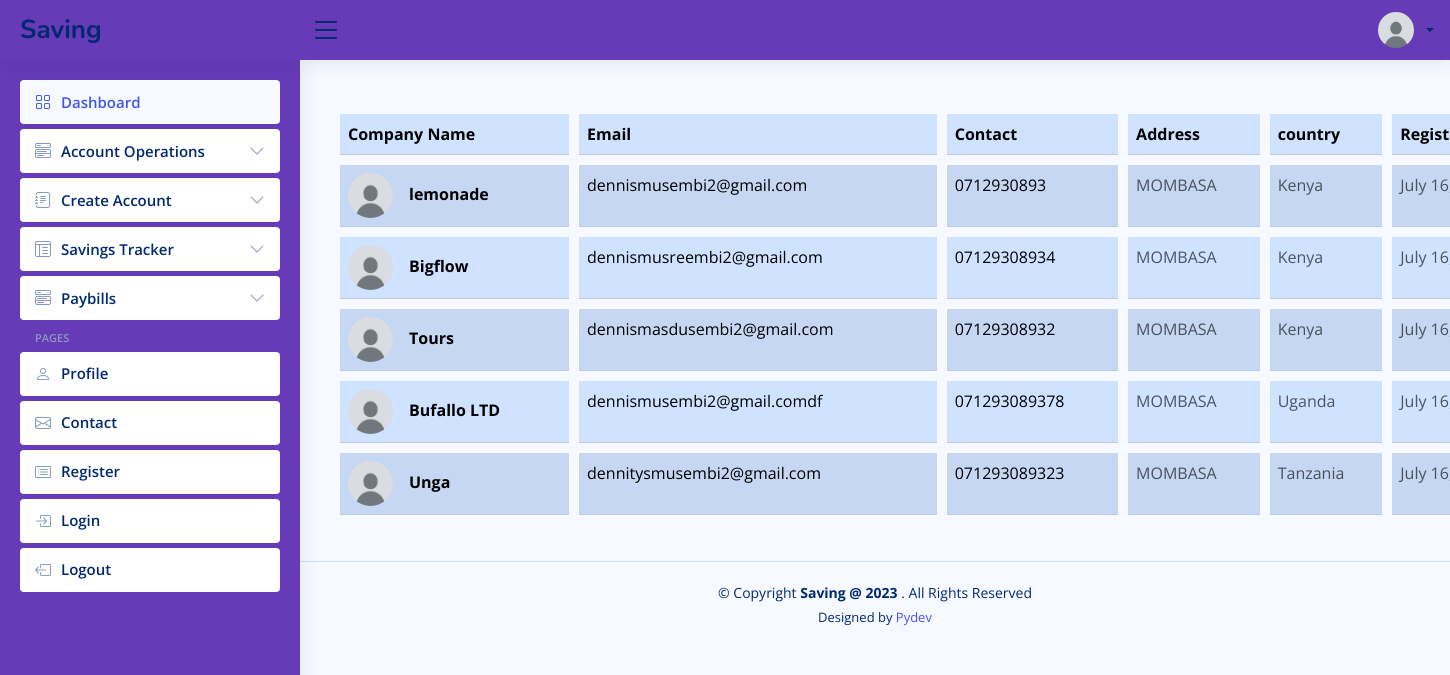
The page /display_companies (signed in) on the database its author committed.
### accounts/models.py (models this page shows, shortened)
class User(AbstractUser):
	is_account_staff = models.BooleanField("Is account_staff", default=False)
	is_customer = models.BooleanField("Is customer", default=False)
	is_employee = models.BooleanField("Is employee", default=False)

class Profile(models.Model):
	user             = models.OneToOneField(settings.AUTH_USER_MODEL, on_delete=models.CASCADE)
	image            = models.ImageField(default="default.jpg", upload_to="profile_pics")
	about            = models.TextField()
	company          = models.CharField(max_length=100, blank=True, null=True)
	job              = models.CharField(max_length=100, blank=True, null=True)
	country          = models.CharField(max_length=100, blank=True, null=True)
	address          = models.CharField(max_length=100, blank=True, null=True)
	phone            = models.CharField(max_length=100, blank=True, null=True)
	twitter_profile  = models.CharField(max_length=100, blank=True, null=True)
	facebook_profile = models.CharField(max_length=100, blank=True, null=True)
	instagram_profile = models.CharField(max_length=100, blank=True, null=True)
	linkedin_profile = models.CharField(max_length=100, blank=True, null=True)

### savings/models.py (models this page shows, shortened)
class Company(models.Model):
	name = models.CharField(max_length=50, unique=True)
	email = models.EmailField(unique=True)
	contact = models.CharField(max_length=50)
	address = models.CharField(max_length=50)
	country = models.CharField(max_length=50)
	approved = models.BooleanField(default=False)
	admin_review = models.BooleanField(default=False)
	registered_on = models.DateField(auto_now_add=True)

### savings/more_views.py (the view)
# urls.py: path("display_companies", more_views.display_companies, name="display_companies"),
def display_companies(request):
    companies = Company.objects.filter(approved=True)
    context = {
            "companies": companies,
            }
    return render(request, "savings/display_companies.html", context)

### savings/classes.py (called while the page is built)
def get_transaction_history(user):
	accounts = user.account_set.all()#Account.objects.filter(user=user)
	transactions = Statements.objects.filter(account_number__in=accounts).order_by("-transaction_date")
	return transactions

def get_account_details(user):
	details = Account.objects.filter(user=user)
	return details

def get_calender():
	current_date = datetime.now()
	current_year = current_date.year
	month = current_date.month
	day = current_date.day
	month_name = calendar.month_name[month]
	cal = calendar.monthcalendar(current_year, month)
	return month_name, current_year, cal, day

### templates/savings/display_companies.html (shortened to what this page needs)
{% extends "savings/forms_layout.html" %}
{% load static %}
{% block display_companies %}
<table class="table table-striped">
    <thead>
        <tr class="table-primary">
            <th>Company Name</th>
            <th>Email</th>
            <th>Contact</th>
            <th>Address</th>
            <th>country</th>
            <th>Registrion date</th>
        </tr>
    </thead>
    <tbody>
        {% for company in companies %}
        <tr class="table-primary">
            <td>
              <div class="d-flex align-items-center">
                <img
                    src="{{user.profile.image.url}}"
                    alt=""
                    style="width: 45px; height: 45px"
                    class="rounded-circle"
                    />
                <div class="ms-3">
                  <p class="fw-bold mb-1">{{company.name}}</p>
                </div>
              </div>
            </td>
            <td>
              <p class="text-normal mb-0">{{company.email}}</p>
            </td>
            <td>
              <p class="fw-normal mb-1">{{company.contact}}</p>
            </td>
            <td>
                <p class="text-muted mb-0"> {{company.address}}</p>
            </td>
            <td>
                <p class="text-muted mb-0">{{company.country}}</p>
            </td>
            <td>
                <p class="text-muted mb-0">{{company.registered_on}}</p>
            </td>
        </tr>
        {% endfor %}
        <br>
    </tbody>
  </table>
{% endblock %}

### templates/savings/forms_layout.html (shortened to what this page needs)
{% load static %}
<!DOCTYPE html>
<html lang="en">
  <head>
    <link
      href="{% static 'assets/vendor/bootstrap/css/bootstrap.min.css' %}"
      rel="stylesheet"
    />
    <link
      href="{% static 'assets/vendor/bootstrap-icons/bootstrap-icons.css' %}"
      rel="stylesheet"
    />
    <link
      href="{% static 'assets/vendor/boxicons/css/boxicons.min.css' %}"
      rel="stylesheet"
    />
    <link
      href="{% static 'assets/vendor/quill/quill.snow.css' %}"
      rel="stylesheet"
    />
    <link
      href="{% static 'assets/vendor/quill/quill.bubble.css' %}"
      rel="stylesheet"
    />
    <link
      href="{% static 'assets/vendor/remixicon/remixicon.css' %}"
      rel="stylesheet"
    />
    <link
      href="{% static 'assets/vendor/simple-datatables/style.css' %}"
      rel="stylesheet"
    />
    <link href="{% static 'assets/css/style.css' %}" rel="stylesheet" />
    <link href="{% static 'assets/css/more.css' %}" rel="stylesheet" />
  </head>
  <body>
    <header id="header" class="header fixed-top d-flex align-items-center">
      <div class="d-flex align-items-center justify-content-between">
        <a href="{% url 'savings' %}" class="logo d-flex align-items-center">
          <span class="d-none d-lg-block">Saving</span>
        </a>
        <i class="bi bi-list toggle-sidebar-btn"></i>
      </div>
      <nav class="header-nav ms-auto">
        <ul class="d-flex align-items-center">
          <li class="nav-item dropdown pe-3">
            <a
              class="nav-link nav-profile d-flex align-items-center pe-0"
              href="#"
              data-bs-toggle="dropdown"
            >
              <img
                src="{{user.profile.image.url}}"
                alt="Profile"
                class="rounded-circle"
              />
              <span class="d-none d-md-block dropdown-toggle ps-2"
                >{{user.first_name|slice:"0:1"}} {{user.last_name}}</span
              > </a
            >
          </li>
        </ul>
      </nav>
    </header>
    <aside id="sidebar" class="sidebar">
      <ul class="sidebar-nav" id="sidebar-nav">
        <li class="nav-item">
          <a class="nav-link" href="{% url 'savings' %}">
            <i class="bi bi-grid"></i>
            <span>Dashboard</span>
          </a>
        </li>
        <li class="nav-item">
          <a
            class="nav-link collapsed"
            data-bs-target="#components-nav"
            data-bs-toggle="collapse"
            href="#"
          >
            <i class="bi bi-menu-button-wide"></i><span>Account Operations</span
            ><i class="bi bi-chevron-down ms-auto"></i>
          </a>
        </li>
        <li class="nav-item">
          <a
            class="nav-link collapsed"
            data-bs-target="#forms-nav"
            data-bs-toggle="collapse"
            href="#"
          >
            <i class="bi bi-journal-text"></i><span>Create Account</span
            ><i class="bi bi-chevron-down ms-auto"></i>
          </a>
        </li>
        <li class="nav-item">
          <a
            class="nav-link collapsed"
            data-bs-target="#tables-nav"
            data-bs-toggle="collapse"
            href="#"
          >
            <i class="bi bi-layout-text-window-reverse"></i><span>Savings Tracker</span>
            <i class="bi bi-chevron-down ms-auto"></i>
          </a>
        </li>
        <li class="nav-item">
          <a class="nav-link collapsed"
          data-bs-target="#charts-nav"
          data-bs-toggle="collapse"
          href="#">
            <i class="bi bi-menu-button-wide"></i><span>Paybills</span>
            <i class="bi bi-chevron-down ms-auto"></i>
          </a>
        </li>
        <li class="nav-heading">Pages</li>
        <li class="nav-item">
          <a class="nav-link collapsed" href="{% url 'userprofile' %}">
            <i class="bi bi-person"></i>
            <span>Profile</span>
          </a>
        </li>
        <li class="nav-item">
          <a class="nav-link collapsed" href="{% url 'contact_us' %}">
            <i class="bi bi-envelope"></i>
            <span>Contact</span>
          </a>
        </li>
        <li class="nav-item">
          <a class="nav-link collapsed" href="{% url 'register' %}">
            <i class="bi bi-card-list"></i>
            <span>Register</span>
          </a>
        </li>
        <li class="nav-item">
          <a class="nav-link collapsed" href="{% url 'login' %}">
            <i class="bi bi-box-arrow-in-right"></i>
            <span>Login</span>
          </a>
        </li>
        <li class="nav-item">
          <a class="nav-link collapsed" href="{% url 'logout' %}">
            <i class="bi bi-box-arrow-left"></i>
            <span>Logout</span>
          </a>
        </li>
      </ul>
    </aside>
    <main id="main" class="main container">
      {% block display_companies %}
      {% endblock %}
    </main>
    <footer id="footer" class="footer">
      <div class="copyright">
        &copy; Copyright <strong><span>Saving @ 2023 </span></strong>. All
        Rights Reserved
      </div>
      <div class="credits">Designed by <a href="">Pydev</a></div>
    </footer>
  </body>
</html>

### static/assets/css/style.css (style rules this page uses)
:root { scroll-behavior: smooth; }
body { font-family: "Open Sans", sans-serif; background: #f6f9ff; color: #444444; }
a { color: #4154f1; text-decoration: none; }
#main { margin-top: 60px; padding: 20px 30px; transition: all 0.3s; }
.logo { line-height: 1; }
@media (min-width: 1200px) { .logo { width: 280px; } }
.logo span { font-size: 26px; font-weight: 700; color: #012970; font-family: "Nunito", sans-serif; }
.header { transition: all 0.5s; z-index: 997; height: 60px; box-shadow: 0px 2px 20px rgba(1, 41, 112, 0.1); background-color: #673AB7; padding-left: 20px; }
.header .toggle-sidebar-btn { font-size: 32px; padding-left: 10px; cursor: pointer; color: #012970; }
.header-nav ul { list-style: none; }
.header-nav>ul { margin: 0; padding: 0; }
.header-nav .nav-profile { color: #012970; }
.header-nav .nav-profile img { max-height: 36px; }
.header-nav .nav-profile span { font-size: 14px; font-weight: 600; }
.sidebar { position: fixed; top: 60px; left: 0; bottom: 0; width: 300px; z-index: 996; transition: all 0.3s; padding: 20px; overflow-y: auto; scrollbar-width: thin; scrollbar-color: #aab7cf transparent; box-shadow: 0px 0px 20px rgba(1, 41, 112, 0.1); background-color: #673AB7; }
@media (min-width: 1200px) { #main, #footer { margin-left: 300px; } }
.sidebar-nav { padding: 0; margin: 0; list-style: none; }
.sidebar-nav li { padding: 0; margin: 0; list-style: none; }
.sidebar-nav .nav-item { margin-bottom: 5px; }
.sidebar-nav .nav-heading { font-size: 11px; text-transform: uppercase; color: #899bbd; font-weight: 600; margin: 10px 0 5px 15px; }
.sidebar-nav .nav-link { display: flex; align-items: center; font-size: 15px; font-weight: 600; color: #4154f1; transition: 0.3; background: #f6f9ff; padding: 10px 15px; border-radius: 4px; }
.sidebar-nav .nav-link i { font-size: 16px; margin-right: 10px; color: #4154f1; }
.sidebar-nav .nav-link.collapsed { color: #012970; background: #fff; }
.sidebar-nav .nav-link.collapsed i { color: #899bbd; }
.sidebar-nav .nav-link .bi-chevron-down { margin-right: 0; transition: transform 0.2s ease-in-out; }
.footer { padding: 20px 0; font-size: 14px; transition: all 0.3s; border-top: 1px solid #cddfff; }
.footer .copyright { text-align: center; color: #012970; }
.footer .credits { padding-top: 5px; text-align: center; font-size: 13px; color: #012970; }

### static/assets/css/more.css (style rules this page uses)
table { border-collapse: separate; border-spacing: 10px; }
td { padding: 10px; }
*, *:before, *:after { box-sizing: border-box; }
html { height: 100%; }

### rows shown on the page
User: profile.image (placeholder picture)
Company: profile.image (placeholder picture), name "lemonade", email "dennismusembi2@gmail.com", contact "0712930893", address "MOMBASA", country "Kenya", registered_on "July…"
Company: profile.image (placeholder picture), name "Bigflow", email "dennismusreembi2@gmail.com", contact "07129308934", address "MOMBASA", country "Kenya", registered_on "July…"
Company: profile.image (placeholder picture), name "Tours", email "dennismasdusembi2@gmail.com", contact "07129308932", address "MOMBASA", country "Kenya", registered_on "July…"
Company: profile.image (placeholder picture), name "Bufallo LTD", email "dennismusembi2@gmail.comdf", contact "071293089378", address "MOMBASA", country "Uganda", registered_on "July…"
Company: profile.image (placeholder picture), name "Unga", email "dennitysmusembi2@gmail.com", contact "071293089323", address "MOMBASA", country "Tanzania", registered_on "July…"
